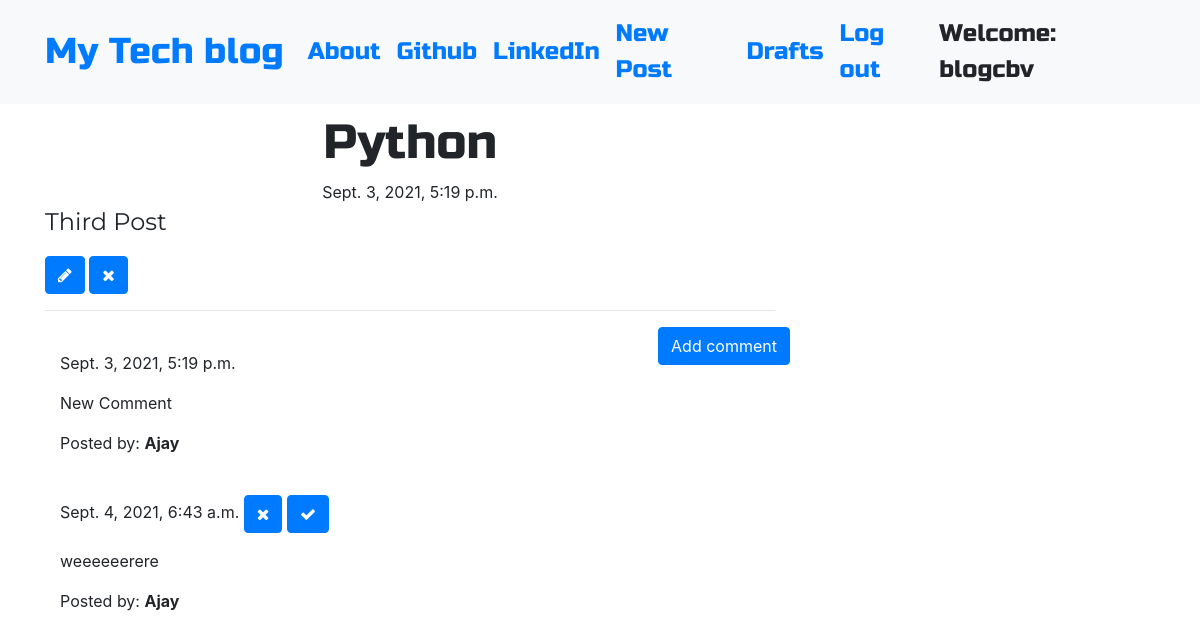
The page /post/5 (signed in) on the database its author committed.
### home/models.py (models this page shows, shortened)
class Post(models.Model):
    author = models.ForeignKey('auth.User',on_delete=models.CASCADE)
    title = models.CharField(max_length=200)
    text = models.TextField()
    created_date = models.DateTimeField(default=timezone.now)
    published_date = models.DateTimeField(blank=True, null=True)

class Comment(models.Model):
    post = models.ForeignKey(Post, related_name='comments',on_delete=models.CASCADE)
    author = models.CharField(max_length=200)
    text = models.TextField()
    created_date = models.DateTimeField(default=timezone.now)
    approved_comment = models.BooleanField(default=False)

### home/views.py (the view)
# urls.py: path('post/<int:pk>', views.PostDetailView.as_view(), name='post_detail'),
class PostDetailView(DetailView):
    model = Post

### templates/home/post_detail.html
{% extends 'base/base-template.html' %}
{% block content %}
<h1 class='posttitle loader'>{{ post.title }}</h1>
{% if post.published_date %}
            <div class="date postdate">
                {{ post.published_date }}
            </div>
        {% else %}
            <a class="btn btn-outline-dark" href="{% url 'post_publish' pk=post.pk %}">Publish</a>
        {% endif %}
      <p class='postcontent' >{{ post.text|safe|linebreaksbr }}</p>
      {% if user.is_authenticated %}
          <a class="btn btn-primary" href="{% url 'post_edit' pk=post.pk %}"><span class="fa fa-pencil"></span></a>
          <a class="btn btn-primary" href="{% url 'post_remove' pk=post.pk %}"><span class="fa fa-remove"></span></a>
      {% endif %}
  <hr>
  <a class="btn btn-primary btn-comment" href="{% url 'add_comment_to_post' pk=post.pk %}">Add comment</a>
  <div class="container">
  {% for comment in post.comments.all %}
  <br>
      {% if user.is_authenticated or comment.approved_comment %}
              {{ comment.created_date }}
              {% if not comment.approved_comment %}
                  <a class="btn btn-primary" href="{% url 'comment_remove' pk=comment.pk %}"><span class="fa fa-remove"></span></a>
                  <a class="btn btn-primary" href="{% url 'comment_approve' pk=comment.pk %}"><span class="fa fa-check"></span></a>
              {% endif %}
          <p>{{ comment.text|safe|linebreaks }}</p>
          <p>Posted by: <strong>{{ comment.author }}</strong></p>
      {% endif %}
  {% empty %}
      <p>No comments posted.</p>
  {% endfor %}
</div>
{% endblock %}

### templates/base/base-template.html (shortened to what this page needs)
<!DOCTYPE html>
{% load static %}
<html>
  <head>
    <link rel="stylesheet" href="https://stackpath.bootstrapcdn.com/bootstrap/4.1.3/css/bootstrap.min.css"
>
    <link href="https://maxcdn.bootstrapcdn.com/font-awesome/4.7.0/css/font-awesome.min.css" rel="stylesheet">
    <link rel="stylesheet" href="//cdn.jsdelivr.net/medium-editor/latest/css/medium-editor.min.css" type="text/css" media="screen" charset="utf-8">
    <link rel="stylesheet" href="{% static 'css/blog.css' %}">
  </head>
  <body class='loader'>
    <nav class="navbar navbar-expand-lg bg-light techfont">
      <div class="container">
        <div class="navbar-nav align-items-center">
          <a class="navbar-brand bigbrand" href="{% url 'post_list' %}">My Tech blog</a>
          <a class="nav-item nav-link" href="{% url 'about' %}">About</a>
          <a class="nav-item nav-link" href="https://github.com/Shubham101491/Blog_CBV">Github</a>
          <a class="nav-item nav-link" href="https://www.linkedin.com">LinkedIn</a>
        </div>
        <div class="navbar-nav align-items-center ml-auto">
          {% if user.is_authenticated %}
            <a class="nav-item nav-link" href="{% url 'post_new' %}">New Post</a>
            <a class="nav-item nav-link" href="{% url 'post_draft_list' %}">Drafts</a>
            <a class="nav-item nav-link" href="{% url 'logout' %}">Log out</a>
            <a >Welcome: {{ user.username }}</a>
          {% else %}
            <a class="nav-item nav-link" href="{% url 'login' %}" aria-label="Login">
              <span class="fa fa-user" aria-hidden="true"></span></a>
          {% endif %}
        </div>
      </div>
    </nav>
          <div class="content container">
              <div class="row">
                  <div class="col-md-8">
                    <div class="blog_posts">
                      {% block content %}
                      {% endblock %}
                    </div>
                  </div>
              </div>
          </div>
  </body>
</html>

### static/css/blog.css (style rules this page uses)
.techfont { font-family: 'Russo One', sans-serif; font-size: 1.5em; margin-bottom: 10px; }
.postdate { text-align: center; }
.posttitle { font-family: 'Russo One', sans-serif; font-size: 3em; text-align: center; }
.postcontent { font-family: 'Montserrat'; font-size: 1.5em; }
.btn-comment { position: absolute; right: 0px; }
.bigbrand { font-size: 1.5em; }
.loader { filter:hue-rotate(0deg); color: linear-gradient(45deg,#0f8,#08f); animation:hue 5000ms infinite linear; }

### rows shown on the page
Post: title "Python", published_date "Sept. 3, 2021, 5:19 p.m.", text "Third Post"
Comment: created_date "Sept. 3, 2021, 5:19 p.m.", text "New Comment", author "Ajay"
Comment: created_date "Sept. 4, 2021, 6:43 a.m.", approved_comment False (drawn), text "weeeeeerere", author "Ajay"

### other values the page prints
{{ user.username }} "blogcbv"
